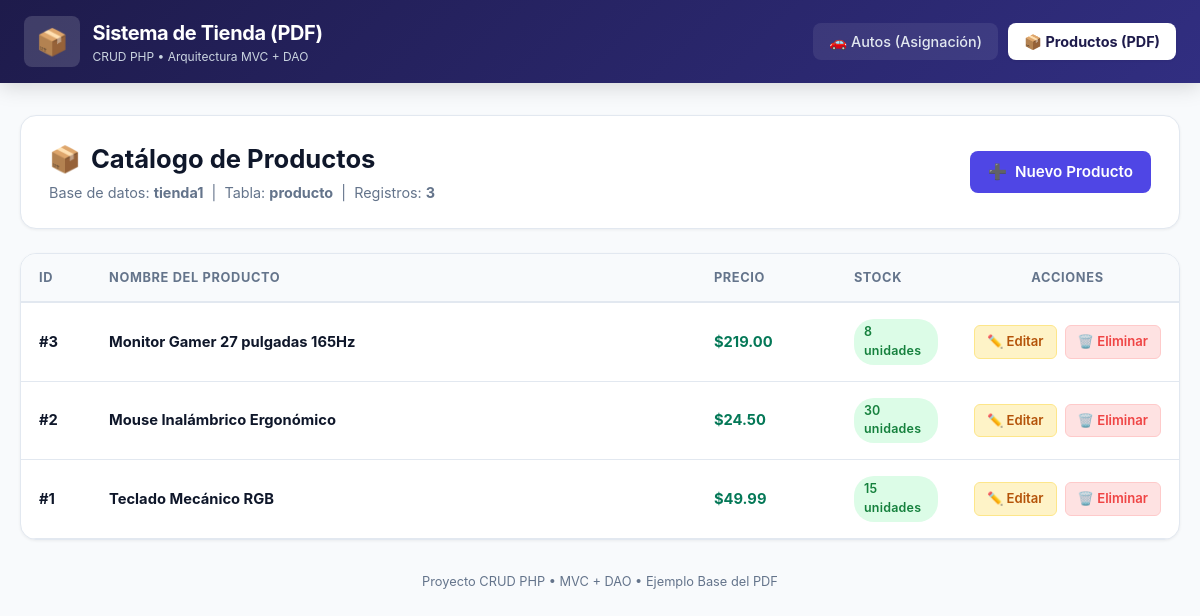
Page /index.php?modulo=productos on the committed database.
### tables this page shows
CREATE TABLE `producto` (
  `id` int NOT NULL AUTO_INCREMENT,
  `nombre` varchar(100) NOT NULL,
  `precio` double NOT NULL,
  `stock` int NOT NULL,
  PRIMARY KEY (`id`)
);

### controlador/ProductoController.php (called while the page is built, shortened)
<?php
require_once "modelo/Producto.php";
require_once "modelo/ProductoDao.php";
class ProductoController
{
    private $dao;
    public function __construct($dao)
    {
        $this->dao = $dao;
    }
    public function index()
    {
        $productos = $this->dao->listar();
        require "vista/productos/index.php";
    }
}

### modelo/ProductoDao.php (called while the page is built, shortened)
<?php
require_once "modelo/Producto.php";
class ProductoDao
{
    private $conexion;
    public function __construct($conexion)
    {
        $this->conexion = $conexion;
    }
    public function listar()
    {
        $sql = "SELECT id, nombre, precio, stock
                FROM producto
                ORDER BY id DESC";
        $stmt = $this->conexion->prepare($sql);
        $stmt->execute();
        $productos = [];
        while ($fila = $stmt->fetch(PDO::FETCH_ASSOC)) {
            $producto = new Producto(
                $fila["id"],
                $fila["nombre"],
                $fila["precio"],
                $fila["stock"]
            );
            $productos[] = $producto;
        }
        return $productos;
    }
}

### modelo/Producto.php (called while the page is built, shortened)
<?php
class Producto
{
    private $id;
    private $nombre;
    private $precio;
    private $stock;
    public function __construct(
        $id = null,
        $nombre = "",
        $precio = 0,
        $stock = 0
    ) {
        $this->id = $id;
        $this->nombre = $nombre;
        $this->precio = $precio;
        $this->stock = $stock;
    }
    public function getId()
    {
        return $this->id;
    }
    public function getNombre()
    {
        return $this->nombre;
    }
    public function getPrecio()
    {
        return $this->precio;
    }
    public function getStock()
    {
        return $this->stock;
    }
}

### vista/productos/index.php (the view, shortened to what this page needs)
<!DOCTYPE html>
<html lang="es">
<head>
    <link rel="stylesheet" href="public/css/estilos.css">
</head>
<body>
    <header class="navbar">
        <div class="nav-container">
            <a href="index.php" class="brand">
                <span class="brand-icon">📦</span>
                <div>
                    <span class="brand-title">Sistema de Tienda (PDF)</span>
                    <span class="brand-subtitle">CRUD PHP • Arquitectura MVC + DAO</span>
                </div>
            </a>
            <nav class="nav-links">
                <a href="index.php?modulo=autos" class="nav-btn">🚗 Autos (Asignación)</a>
                <a href="index.php?modulo=productos" class="nav-btn active">📦 Productos (PDF)</a>
            </nav>
        </div>
    </header>
    <main class="container">
        <div class="header-card">
            <div class="header-info">
                <h1><span>📦</span> Catálogo de Productos</h1>
                <p>Base de datos: <strong>tienda1</strong> &nbsp;|&nbsp; Tabla: <strong>producto</strong> &nbsp;|&nbsp; Registros: <strong><?= count($productos) ?></strong></p>
            </div>
            <a href="index.php?modulo=productos&accion=nuevo" class="btn btn-primary">
                <span>➕</span> Nuevo Producto
            </a>
        </div>
        <div class="table-card">
            <div class="table-responsive">
                <table class="styled-table">
                    <thead>
                        <tr>
                            <th style="width: 70px;">ID</th>
                            <th>Nombre del Producto</th>
                            <th style="width: 140px;">Precio</th>
                            <th style="width: 120px;">Stock</th>
                            <th style="width: 170px; text-align: center;">Acciones</th>
                        </tr>
                    </thead>
                    <tbody>
                        <?php if (empty($productos)): ?>
                            <tr>
                                <td colspan="5">
                                    <div class="empty-state">
                                        <span class="empty-icon">📦</span>
                                        <h3>No hay productos registrados</h3>
                                        <p>Presiona el botón "Nuevo Producto" para añadir uno.</p>
                                    </div>
                                </td>
                            </tr>
                        <?php else: ?>
                            <?php foreach ($productos as $producto): ?>
                                <tr>
                                    <td><strong>#<?= $producto->getId() ?></strong></td>
                                    <td><strong><?= htmlspecialchars($producto->getNombre()) ?></strong></td>
                                    <td>
                                        <span style="font-weight: 700; color: #047857;">
                                            $<?= number_format($producto->getPrecio(), 2) ?>
                                        </span>
                                    </td>
                                    <td>
                                        <span class="badge" style="background: <?= $producto->getStock() > 5 ? '#dcfce7; color:#15803d' : '#fee2e2; color:#b91c1c' ?>;">
                                            <?= $producto->getStock() ?> unidades
                                        </span>
                                    </td>
                                    <td style="text-align: center;">
                                        <div class="actions-cell" style="justify-content: center;">
                                            <a href="index.php?modulo=productos&accion=editar&id=<?= $producto->getId() ?>" class="btn btn-warning btn-sm">
                                                ✏️ Editar
                                            </a>
                                            <a href="index.php?modulo=productos&accion=eliminar&id=<?= $producto->getId() ?>" class="btn btn-danger btn-sm" onclick="return confirm('¿Estás seguro de eliminar el producto <?= htmlspecialchars($producto->getNombre()) ?>?');">
                                                🗑️ Eliminar
                                            </a>
                                        </div>
                                    </td>
                                </tr>
                            <?php endforeach; ?>
                        <?php endif; ?>
                    </tbody>
                </table>
            </div>
        </div>
        <footer class="footer-note">
            <p>Proyecto CRUD PHP • MVC + DAO • Ejemplo Base del PDF</p>
        </footer>
    </main>
</body>
</html>

### public/css/estilos.css (style rules this page uses)
:root { --primary: #4f46e5; --primary-hover: #4338ca; --primary-light: #e0e7ff; --secondary: #0ea5e9; --success: #10b981; --success-hover: #059669; --danger: #ef4444; --danger-hover: #dc2626; --warning: #f59e0b; --bg-main: #f8fafc; --bg-card: #ffffff; --text-main: #0f172a; --text-muted: #64748b; --border-color: #e2e8f0; --radius-sm: 8px; --radius-md: 12px; --radius-lg: 16px; --shadow-sm: 0 1px 3px rgba(0,0,0,0.06); --shadow-md: 0 4px 12px rgba(0,0,0,0.08); --shadow-lg: 0 10px 25px rgba(0,0,0,0.1); --transition: all 0.2s cubic-bezier(0.4, 0, 0.2, 1); }
* { margin: 0; padding: 0; box-sizing: border-box; }
body { font-family: -apple-system, BlinkMacSystemFont, "Segoe UI", Roboto, Helvetica, Arial, sans-serif; background-color: var(--bg-main); color: var(--text-main); line-height: 1.5; padding-bottom: 60px; }
.navbar { background: #1e1b4b; background: linear-gradient(135deg, #1e1b4b 0%, #312e81 100%); color: #ffffff; padding: 16px 24px; box-shadow: 0 4px 20px rgba(0,0,0,0.15); position: sticky; top: 0; z-index: 100; }
.nav-container { max-width: 1200px; margin: 0 auto; display: flex; justify-content: space-between; align-items: center; flex-wrap: wrap; gap: 16px; }
.brand { display: flex; align-items: center; gap: 12px; text-decoration: none; color: #ffffff; }
.brand-icon { font-size: 26px; background: rgba(255, 255, 255, 0.15); padding: 6px 12px; border-radius: var(--radius-sm); }
.brand-title { font-size: 1.25rem; font-weight: 700; letter-spacing: -0.02em; }
.brand-subtitle { font-size: 0.75rem; color: #cbd5e1; display: block; }
.nav-links { display: flex; gap: 10px; align-items: center; }
.nav-btn { text-decoration: none; color: #e2e8f0; padding: 8px 16px; border-radius: var(--radius-sm); font-size: 0.9rem; font-weight: 500; transition: var(--transition); background: rgba(255,255,255,0.08); }
.nav-btn.active { background: #ffffff; color: #1e1b4b; font-weight: 700; box-shadow: var(--shadow-sm); }
.container { max-width: 1200px; margin: 32px auto; padding: 0 20px; }
.header-card { background: var(--bg-card); border-radius: var(--radius-lg); padding: 24px 28px; margin-bottom: 24px; box-shadow: var(--shadow-sm); border: 1px solid var(--border-color); display: flex; justify-content: space-between; align-items: center; flex-wrap: wrap; gap: 16px; }
.header-info h1 { font-size: 1.6rem; font-weight: 700; color: var(--text-main); display: flex; align-items: center; gap: 10px; }
.header-info p { color: var(--text-muted); font-size: 0.9rem; margin-top: 4px; }
.btn { display: inline-flex; align-items: center; gap: 8px; padding: 10px 18px; border-radius: var(--radius-sm); font-size: 0.95rem; font-weight: 600; text-decoration: none; cursor: pointer; border: none; transition: var(--transition); }
.btn-primary { background: var(--primary); color: #ffffff; }
.btn-danger { background: #fee2e2; color: var(--danger); border: 1px solid #fecaca; }
.btn-warning { background: #fef3c7; color: #b45309; border: 1px solid #fde68a; }
.btn-sm { padding: 6px 12px; font-size: 0.82rem; border-radius: 6px; }
.table-card { background: var(--bg-card); border-radius: var(--radius-lg); box-shadow: var(--shadow-sm); border: 1px solid var(--border-color); overflow: hidden; }
.table-responsive { width: 100%; overflow-x: auto; }
.styled-table { width: 100%; border-collapse: collapse; text-align: left; }
.styled-table thead { background: #f8fafc; border-bottom: 2px solid var(--border-color); }
.styled-table th { padding: 14px 18px; font-size: 0.8rem; font-weight: 700; text-transform: uppercase; letter-spacing: 0.05em; color: var(--text-muted); }
.styled-table td { padding: 16px 18px; border-bottom: 1px solid var(--border-color); vertical-align: middle; font-size: 0.92rem; }
.styled-table tbody tr { transition: var(--transition); }
.badge { display: inline-block; padding: 4px 10px; border-radius: 20px; font-size: 0.78rem; font-weight: 600; letter-spacing: 0.02em; }
.actions-cell { white-space: nowrap; display: flex; gap: 8px; }
.footer-note { text-align: center; font-size: 0.8rem; color: var(--text-muted); margin-top: 32px; }

### rows in the picture
producto: id "3", nombre "Monitor Gamer 27 pulgadas 165Hz", precio "219.00", stock "8"
producto: id "2", nombre "Mouse Inalámbrico Ergonómico", precio "24.50", stock "30"
producto: id "1", nombre "Teclado Mecánico RGB", precio "49.99", stock "15"

### other values in the picture
count($productos) "3"
